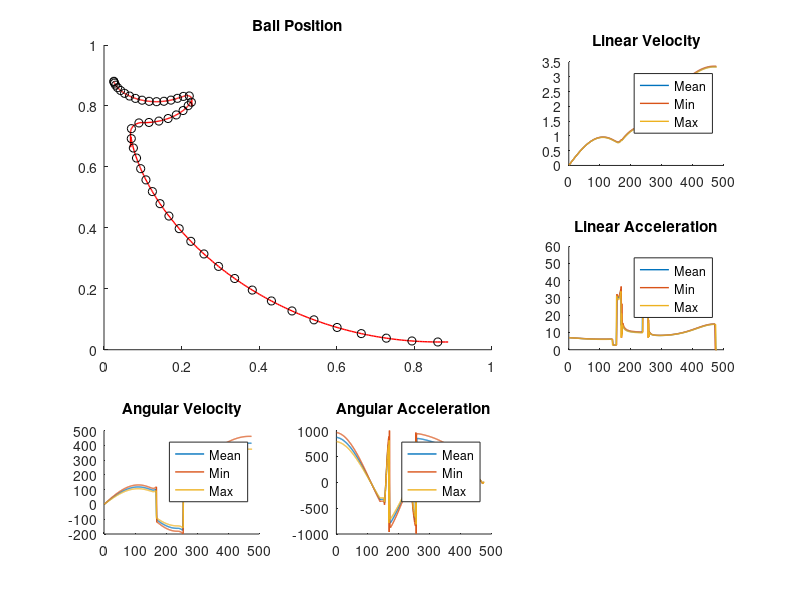

MATLAB code to generate this figure:
m1 = importdata('results_mass_hi2.mat');
m2 = importdata('results_mass_lo2.mat');
r1 = importdata('results_radius_hi2.mat');
r2 = importdata('results_radius_lo2.mat');
f1 = importdata('results_frict_hi2.mat');
f2 = importdata('results_frict_lo2.mat');

results = importdata('results_standard2.mat');
results_high = importdata('results_all_hi2.mat');
results_low  = importdata('results_all_lo2.mat');


for j = 1:475
    for i = 1:9
        mean(i,j) = (m1(i,j) + m2(i,j) + r1(i,j) + r2(i,j) + f1(i,j) + f2(i,j))/6;
    end
end
%plot(mean(1,:),mean(2,:))

scattervar = [1:10:length(mean)];
timevar = [0:0.002:0.948]

%plot all the things
%plot xy cg points
subplot(3,3,[1 2 4 5]);
hold on
plot(mean(1,:),mean(2,:),'r','LineWidth',1);
scatter(mean(1,scattervar),mean(2,scattervar),'k');
title('Ball Position');

%Plot velocity over iterations
subplot(3,3,3)
hold on
plot(mean(3,:),'LineWidth',1)
plot(results_low(3,:),'LineWidth',1)
plot(results_high(3,:),'LineWidth',1)
title('Linear Velocity');
legend('Mean','Min','Max')

%plot acceleration
subplot(3,3,6)
hold on
plot(mean(4,:),'LineWidth',1)
plot(results_low(4,:),'LineWidth',1)
plot(results_high(4,:),'LineWidth',1)
title('Linear Acceleration');
legend('Mean','Min','Max')

%plot angular velocity
subplot(3,3,7)
hold on
plot(mean(5,:),'LineWidth',1)
plot(results_low(5,:),'LineWidth',1)
plot(results_high(5,:),'LineWidth',1)
title('Angular Velocity');
legend('Mean','Min','Max')

%plot angular acceleration
subplot(3,3,8)
hold on
plot(mean(6,:),'LineWidth',1)
plot(results_low(6,:),'LineWidth',1)
plot(results_high(6,:),'LineWidth',1)
title('Angular Acceleration');
legend('Mean','Min','Max')
